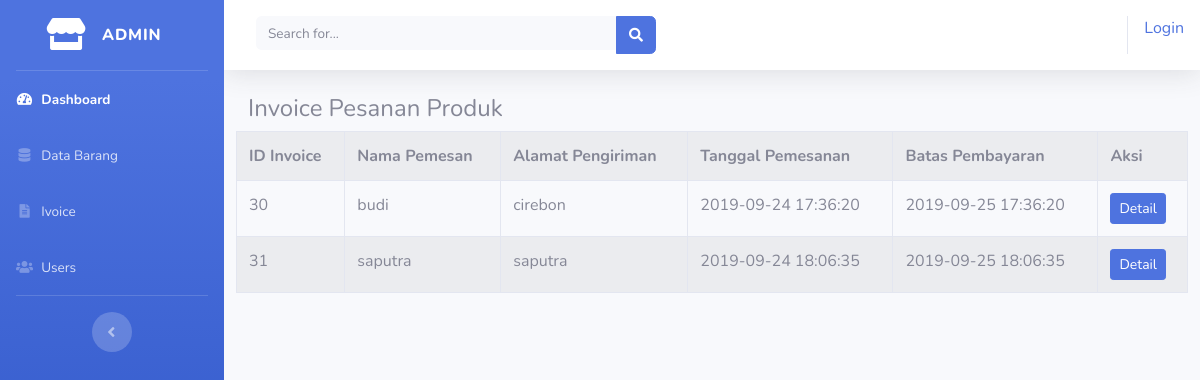
The page /index.php/admin/invoice on the database its author committed.
### tables this page shows
CREATE TABLE `tb_invoice` (
  `id` int(11) NOT NULL,
  `nama` varchar(100) NOT NULL,
  `alamat` varchar(100) NOT NULL,
  `tgl_pesan` datetime NOT NULL,
  `batas_bayar` datetime NOT NULL
);

### application/controllers/admin/invoice.php (called while the page is built, shortened)
<?php
class Invoice extends CI_Controller {
	public function index()
	{
		$data['invoice'] 	  = $this->model_invoice->tampil_data();
		$data["title"] 		  = "Invoice";
		$data["title_header"] = "Invoice Pesanan Produk";
        $data["content"]      = "admin/invoice";
		$this->load->view('templates_admin/template',$data);
	}
}

### index.php (called while the page is built, shortened)
<?php
require_once BASEPATH.'core/CodeIgniter.php';

### application/models/model_invoice.php (called while the page is built, shortened)
<?php
class Model_invoice extends CI_Model {
	public function tampil_data(){
		$result = $this->db->get('tb_invoice');
		if($result->num_rows() > 0){
			return $result->result();
		}else{
			return false;
		}
	}
}

### application/views/admin/invoice.php (the view)
<div class="container-fluid">
	<table class="table table-bordered table-hover table-striped">
		<tr>
			<th>ID Invoice</th>
			<th>Nama Pemesan</th>
			<th>Alamat Pengiriman</th>
			<th>Tanggal Pemesanan</th>
			<th>Batas Pembayaran</th>
			<th>Aksi</th>
		</tr>
		<?php foreach ($invoice as $inv): ?>
		<tr>
			<td><?php echo $inv->id ?></td>
			<td><?php echo $inv->nama ?></td>
			<td><?php echo $inv->alamat ?></td>
			<td><?php echo $inv->tgl_pesan ?></td>
			<td><?php echo $inv->batas_bayar ?></td>
			<td><?php echo anchor('admin/invoice/detail/'.$inv->id,'<div class="btn btn-sm btn-primary">Detail</div>') ?></td>
		</tr>
	<?php endforeach; ?>
	</table>
</div>

### rows shown on the page
tb_invoice: id "30", nama "budi", alamat "cirebon", tgl_pesan "2019-09-24 17:36:20", batas_bayar "2019-09-25 17:36:20", id "Detail"
tb_invoice: id "31", nama "saputra", alamat "saputra", tgl_pesan "2019-09-24 18:06:35", batas_bayar "2019-09-25 18:06:35", id "Detail"

### other values the page prints
anchor('auth/login','Login') "Login"
$title_header "Invoice Pesanan Produk"
